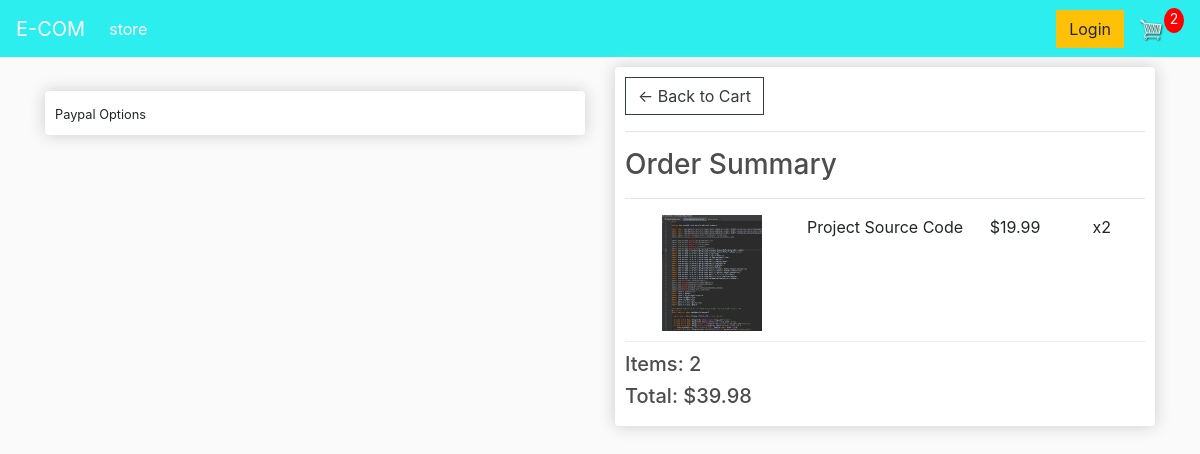
Screenshot of /checkout/ (signed in) with the database file from the repository.
### store/models.py (models this page shows, shortened)
class OrderItem(models.Model):
    product = models.ForeignKey(Product,on_delete=models.SET_NULL,blank=True,null=True)
    order = models.ForeignKey(Order,on_delete=models.SET_NULL,blank=True,null=True)
    quantity = models.IntegerField(default=0,null=True,blank=True)
    date_added = models.DateTimeField(auto_now_add=True)
    @property
    def get_total(self):
        total = self.product.price * self.quantity
        return total

class Product(models.Model):
    name = models.CharField(max_length=200,null=True)
    price = models.DecimalField(max_digits=7, decimal_places=2)
    digital = models.BooleanField(default=False,null=True,blank=False)
    image = models.ImageField(null=True,blank=True)
    @property
    def imageURL(self):
        try:
            url=self.image.url
        except:
            url='static/images/placeholder.png'
        return url

class Order(models.Model):
    customer = models.ForeignKey(Customer,on_delete=models.SET_NULL,blank=True,null=True)
    date_ordered = models.DateField(auto_now_add=True)
    complete = models.BooleanField(null=True,default=False,blank=False)
    transaction_id = models.CharField(max_length=200,null=True)
    @property
    def shipping(self):
        shipping = False
        orderitems = self.orderitem_set.all()
        for i in orderitems:
            if i.product.digital == False:
                shipping = True
        return shipping
    @property
    def get_cart_total(self):
        orderitems = self.orderitem_set.all()
        total = sum([item.get_total for item in orderitems])
        return total
    @property
    def get_cart_items(self):
        orderitems = self.orderitem_set.all()
        total = sum([item.quantity for item in orderitems])
        return total

### store/views.py (the view)
# urls.py: path('checkout/',views.checkout,name='checkout'),
def checkout(request):
    data = cartData(request)
    items = data['items']
    order = data['order']
    cartItems = data['cartItems']
    context = {'items': items, 'order': order,'cartItems':cartItems}
    return render(request, 'store/checkout.html', context)

### store/utils.py (called while the page is built)
def cartData(request):
    if request.user.is_authenticated:
        customer = request.user.customer
        order, created = Order.objects.get_or_create(
            customer=customer, complete=False)
        items = order.orderitem_set.all()
        cartItems = order.get_cart_items
    else:
        cookieData = cookieCart(request)
        items = cookieData['items']
        order = cookieData['order']
        cartItems = cookieData['cartItems']
    return{'items': items, 'order': order, 'cartItems': cartItems}

### store/templates/store/checkout.html (shortened to what this page needs)
{% extends 'store/main.html' %}
{% load static %}
{% block content %}
<div class="row">
	<div class="col-lg-6">
		<br>
		<div class="box-element hidden" id="payment-info">
			<small>Paypal Options</small>
		</div>
	</div>
	<div class="col-lg-6">
		<div class="box-element">
			<a class="btn btn-outline-dark" href="{% url 'cart' %}">&#x2190; Back to Cart</a>
			<hr>
			<h3>Order Summary</h3>
			<hr>
			{% for item in items %}
			<div class="cart-row">
				<div style="flex:2"><img class="row-image" src="{{item.product.imageURL}}"></div>
				<div style="flex:2">
					<p>{{item.product.name}}</p>
				</div>
				<div style="flex:1">
					<p>${{item.product.price}}</p>
				</div>
				<div style="flex:1">
					<p>x{{item.quantity}}</p>
				</div>
			</div>
			{% endfor %}
			<h5>Items: {{order.get_cart_items}}</h5>
			<h5>Total: ${{order.get_cart_total|floatformat:2}}</h5>
		</div>
	</div>
</div>
{% endblock content %}

### static/css/main.css (style rules this page uses)
body { background-color: hsl(0, 0%, 98%); }
h1,h2,h3,h4,h5,h6 { color:hsl(0, 0%, 30%); }
.box-element { box-shadow:hsl(0, 0%, 80%) 0 0 16px; background-color: #fff; border-radius: 4px; padding: 10px; }
.col-lg-4, .col-lg-6, .col-lg-8, .col-lg-12 { margin-top: 10px; }
.btn { border-radius: 0; }
.row-image { width: 100px; }
.cart-row { display: flex; align-items: flex-stretch; padding-bottom: 10px; margin-bottom: 10px; border-bottom: 1px solid #ececec; text-align: center; }

### rows the page displays
OrderItem: product.imageURL (picture), product.name "Project Source Code", product.price "19.99", quantity "2"
Order: get_cart_items "2", get_cart_total "39.98"

### other values shown
{{ cartItems }} "2"
